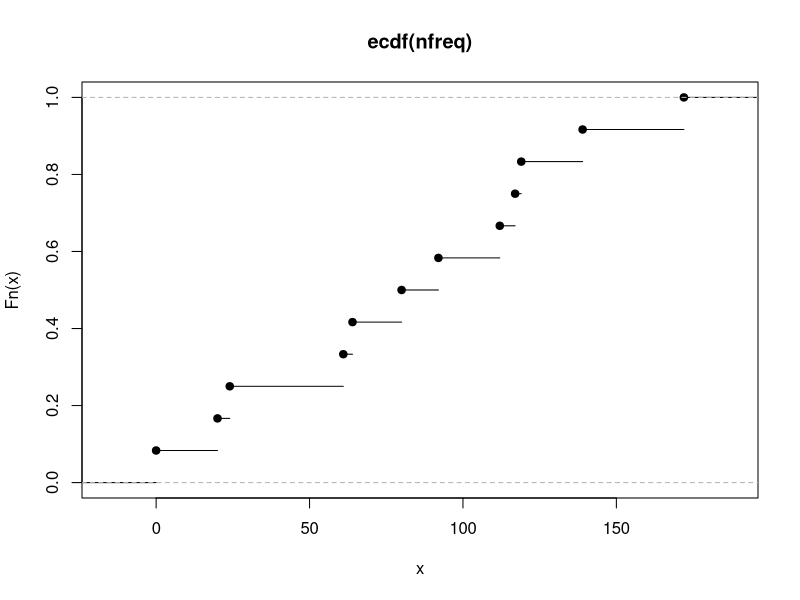
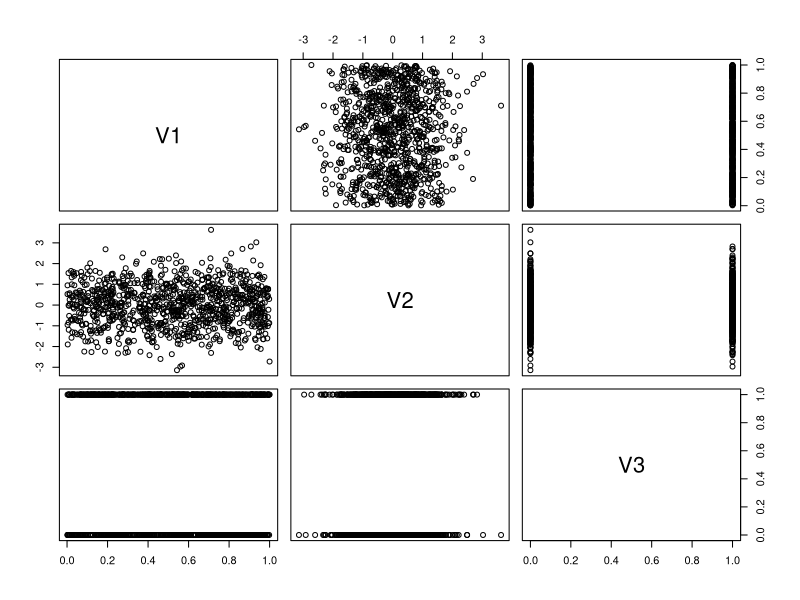

The R source for these figures, in order:
print("hello friend"); #test

# Pr(H) = 1/2;  #probability of flipping a coin

h1 = 0.5;
t1 = 0.5;

# OR means add, AND means multiply 
cor = h1 + t1; #coin OR probability
cor; #1

cand = h1 * h1; #coin AND probability
cand; #.25

#permutations (order not important) and combinations (order is important) 

#CRAPS ... 2 dice, each 1-6
die1 = c(1,2,3,4,5,6);
die2 = seq(1,6,by=1);
freq = numeric(12);

#cat is sort of like print
for (d1 in die1)
{
  print( paste("D1", die1) );
  for (d2 in die2)
  {
    print( paste("D2", die2) );
    score = d1 + d2;	
    print(paste("SCORE",score));
    freq[score] = freq[score] + 1;
  }
}
freq;
sum(freq); #36
pfreq = freq/sum(freq);
pfreq;

table = cbind( seq(1,12,by=1), freq, pfreq);

#random generation
sample(1:6, 1); #generate a random number between and including 1-6, and put it back into the list of possibilities
sample(1:6, 1) + sample(1:6, 1); #generate 2 random numbers between and including 1-6 and add them together

#simulation of 1000 dice rolls
nfreq = numeric(12);
nsim = 1000;
for(i in 1:nsim)
{
  score = sample(1:6, 1) + sample(1:6, 1);
  nfreq[score] = nfreq[score] + 1;
}
nfreq;
table = cbind(table, nfreq/sum(nfreq) );

#set a seed. Allows for repeatable data
set.seed(1234); sample(1:6, 1);

#find a seed that allows 52/100 heads ...
set.seed(123); rbinom(1, 100, 0.5);


##wrap this in a for loop, change the seed until you get 52 exactly. What is that seed? +5 pts EASTER EGG. Post under lecture 02 probably "set.seed" EASTER EGG
seed_list = 111:999;
for(i in seed_list)
{
  set.seed(i);
  res = rbinom(1, 100, 0.5);
  if(res == 52) #if a seed with 52 heads is found, print the seed and number of heads and stop looping
  {
    print(i);
    print(res);
    break;
  }
}


#pdf or cdf ... probability distribution ... 
#Pr(1) = 0; Pr(2) = 1/36, Pr(3) = 2/36, ...

nfreq.cdf = ecdf(nfreq);
plot(nfreq.cdf);


x = cbind(
  runif(1000, 0, 1), #gen uniform distribution
  rnorm(1000, 0, 1), #gen normal distribution
  rbinom(1000, 1, 0.5) #gen binomal distribution
);
head(x);
plot(as.data.frame(x));